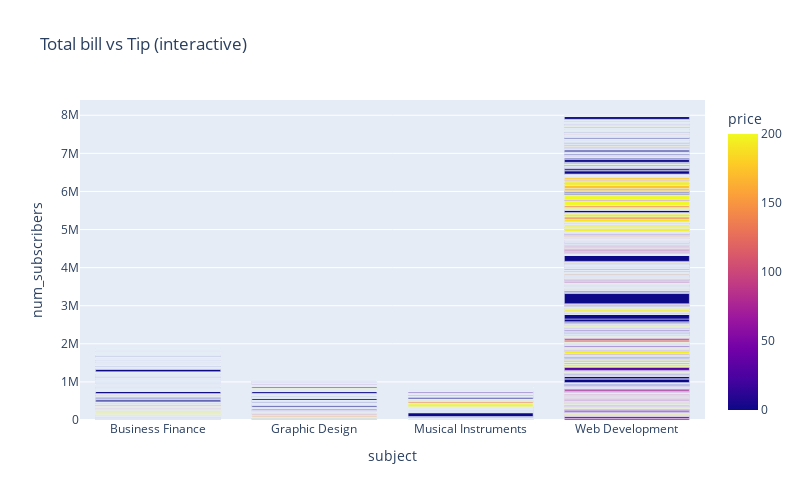

Notebook code cell kept with this figure:
### Code cell
fig = px.bar(df, x="subject", y="num_subscribers", color="price",
             hover_data=["num_lectures","num_reviews"],
                 title="Total bill vs Tip (interactive)")
fig.update_layout(width=800, height=500)
fig.show()
# To save:
fig.write_html("interactive_bar.html")

### Figure 1 — Plotly figure (JSON) as saved in the notebook; plotly's stock layout.template omitted (floating-point values rounded to 4 significant figures; data arrays with more than 128 entries replaced by an {"elided": "..."} marker saying what was removed)
{"data": [{"customdata": {"elided": "3678x2 int values"}, "hovertemplate": "subject=%{x}<br>num_subscribers=%{y}<br>num_lectures=%{customdata[0]}<br>num_reviews=%{customdata[1]}<br>price=%{marker.color}<extra></extra>", "legendgroup": "", "marker": {"color": {"elided": "3678 int values"}, "coloraxis": "coloraxis", "pattern": {"shape": ""}}, "name": "", "orientation": "v", "showlegend": false, "textposition": "auto", "type": "bar", "x": {"elided": "3678 str values"}, "xaxis": "x", "y": {"elided": "3678 int values"}, "yaxis": "y"}], "layout": {"barmode": "relative", "coloraxis": {"colorbar": {"title": {"text": "price"}}, "colorscale": [[0, "#0d0887"], [0.1111, "#46039f"], [0.2222, "#7201a8"], [0.3333, "#9c179e"], [0.4444, "#bd3786"], [0.5556, "#d8576b"], [0.6667, "#ed7953"], [0.7778, "#fb9f3a"], [0.8889, "#fdca26"], [1, "#f0f921"]]}, "height": 500, "legend": {"tracegroupgap": 0}, "title": {"text": "Total bill vs Tip (interactive)"}, "width": 800, "xaxis": {"anchor": "y", "domain": [0, 1], "title": {"text": "subject"}}, "yaxis": {"anchor": "x", "domain": [0, 1], "title": {"text": "num_subscribers"}}}}
